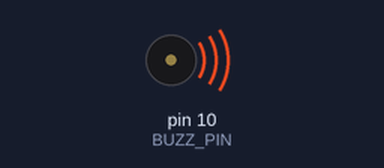
Simulated run of this sketch. Board: Arduino Uno, built with avr-gcc and run on an emulated ATmega328P. Parts: buzzer (waves = sounding).

Above: at 0.1 s.
At 24.7 s:
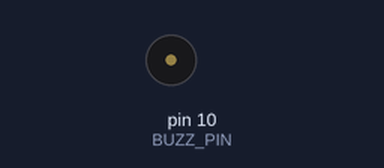
Timing chart, 0 to 26.2 s (numbered marks = the images above):
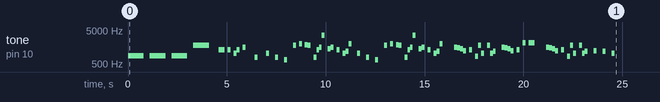

The sketch:

music_begin.ino
```cpp
#include "mouse_sound.h"

void setup() {
  // put your setup code here, to run once:
  Serial.begin(115200);
  PLAY_SOUND(begin_race_sound, begin_race_delay);
  delay(500);
  PLAY_SOUND(mario_melody, mario_tempo);
}

void loop() {
  // put your main code here, to run repeatedly:

}
```

mouse_sound.cpp
```cpp
#include "Arduino.h"
#include "mouse_sound.h"

int calibrate_begin_sound[] = {NOTE_F6, NOTE_A6, NOTE_D7};
int calibrate_begin_delay[] = {100, 100, 100};

int begin_race_sound[] = {NOTE_A5, 0, NOTE_A5, 0, NOTE_A5, 0, NOTE_A6};
int begin_race_delay[] = {800, 300, 800, 300,  800, 300, 800};

int mario_melody[] = {
  NOTE_E6, NOTE_E6, 0, NOTE_E6,
  0, NOTE_C6, NOTE_E6, 0,
  NOTE_G6, 0, 0,  0,
  NOTE_G5, 0, 0, 0,

  NOTE_C6, 0, 0, NOTE_G5,
  0, 0, NOTE_E5, 0,
  0, NOTE_A6, 0, NOTE_B6,
  0, NOTE_AS6, NOTE_A6, 0,

  NOTE_G5, NOTE_E6, NOTE_G6,
  NOTE_A7, 0, NOTE_F6, NOTE_G6,
  0, NOTE_E6, 0, NOTE_C6,
  NOTE_D6, NOTE_B6, 0, 0,

  NOTE_C6, 0, 0, NOTE_G5,
  0, 0, NOTE_E5, 0,
  0, NOTE_A6, 0, NOTE_B6,
  0, NOTE_AS6, NOTE_A6, 0,

  NOTE_G5, NOTE_E6, NOTE_G6,
  NOTE_A7, 0, NOTE_F6, NOTE_G6,
  0, NOTE_E6, 0, NOTE_C6,
  NOTE_D6, NOTE_B6, 0, 0,

  0, 0, NOTE_G6, NOTE_FS6,
  NOTE_F6, NOTE_DS6, 0, NOTE_E6, 0,
  NOTE_GS5, NOTE_A6, NOTE_C6, 0,

  NOTE_A6, NOTE_C6, NOTE_D6,

  0, 0, NOTE_G6, NOTE_FS6,
  NOTE_F6, NOTE_DS6, 0, NOTE_E6, 0,
  NOTE_C7, 0, NOTE_C7, NOTE_C7, 0, 0,

  0, 0, NOTE_G6, NOTE_FS6,
  NOTE_F6, NOTE_DS6, 0, NOTE_E6, 0,
  NOTE_GS5, NOTE_A6, NOTE_C6, 0,

  NOTE_A6, NOTE_C6, NOTE_D6,

  0, 0, NOTE_DS6, 0, 0, NOTE_D6, 0, 0, NOTE_C6, 0

};
//Mario main them tempo
int mario_tempo[] = {
  150, 150, 150, 150,
  150, 150, 150, 150,
  150, 150, 150, 150,
  150, 150, 150, 150,

  150, 150, 150, 150,
  150, 150, 150, 150,
  150, 150, 150, 150,
  150, 150, 150, 150,

  135, 135, 135,
  150, 150, 150, 150,
  150, 150, 150, 150,
  150, 150, 150, 150,

  150, 150, 150, 150,
  150, 150, 150, 150,
  150, 150, 150, 150,
  150, 150, 150, 150,

  135, 135, 135,
  150, 150, 150, 150,
  150, 150, 150, 150,
  150, 150, 150, 150,

  150, 150, 150, 150,
  150, 150, 150, 150,
  150, 150, 150, 150,
  150, 150, 150, 150,

  150, 150, 150, 150,
  150, 150, 150, 150,
  150, 150, 150, 150,
  150, 150, 150,

  150, 150, 150, 150,
  150, 150, 150, 150,
  150, 150, 150, 150,
  150, 150, 150, 150,

  150, 150, 150, 150,
  150, 150, 150, 150,
  150, 150

};

int calibrate_end_sound[] = {NOTE_D7, NOTE_D7};
int calibrate_end_delay[] = {150, 200};

//IGNORE
void play_sound(int *arr_sound, int *arr_delay, int arr_size){
    for(int i=0; i<arr_size; i++){
        tone(BUZZ_PIN, arr_sound[i], arr_delay[i]);
        delay(arr_delay[i]);
    }
}
```

mouse_sound.h
```cpp
#ifndef MOUSE_SOUND
#define MOUSE_SOUND

#define BUZZ_PIN 10
#define PLAY_SOUND(arr_sound, arr_delay) ( play_sound(arr_sound, arr_delay, sizeof(arr_delay)/sizeof(arr_delay[0])) )

extern int calibrate_begin_sound[3];
extern int calibrate_begin_delay[3];

extern int begin_race_sound[7];
extern int begin_race_delay[7];

extern int mario_melody[135];
extern int mario_tempo[135];

extern int calibrate_end_sound[2];
extern int calibrate_end_delay[2];

void play_sound(int *arr_sound, int *arr_delay, int arr_size);


//IGNORE
#define NOTE_B0  31
#define NOTE_C1  33
#define NOTE_CS1 35
#define NOTE_D1  37
#define NOTE_DS1 39
#define NOTE_E1  41
#define NOTE_F1  44
#define NOTE_FS1 46
#define NOTE_G1  49
#define NOTE_GS1 52
#define NOTE_A1  55
#define NOTE_AS1 58
#define NOTE_B1  62
#define NOTE_C2  65
#define NOTE_CS2 69
#define NOTE_D2  73
#define NOTE_DS2 78
#define NOTE_E2  82
#define NOTE_F2  87
#define NOTE_FS2 93
#define NOTE_G2  98
#define NOTE_GS2 104
#define NOTE_A2  110
#define NOTE_AS2 117
#define NOTE_B2  123
#define NOTE_C3  131
#define NOTE_CS3 139
#define NOTE_D3  147
#define NOTE_DS3 156
#define NOTE_E3  165
#define NOTE_F3  175
#define NOTE_FS3 185
#define NOTE_G3  196
#define NOTE_GS3 208
#define NOTE_A3  220
#define NOTE_AS3 233
#define NOTE_B3  247
#define NOTE_C4  262
#define NOTE_CS4 277
#define NOTE_D4  294
#define NOTE_DS4 311
#define NOTE_E4  330
#define NOTE_F4  349
#define NOTE_FS4 370
#define NOTE_G4  392
#define NOTE_GS4 415
#define NOTE_A4  440
#define NOTE_AS4 466
#define NOTE_B4  494
#define NOTE_C5  523
#define NOTE_CS5 554
#define NOTE_D5  587
#define NOTE_DS5 622
#define NOTE_E5  659
#define NOTE_F5  698
#define NOTE_FS5 740
#define NOTE_G5  784
#define NOTE_GS5 831
#define NOTE_A5  880
#define NOTE_AS5 932
#define NOTE_B5  988
#define NOTE_C6  1047
#define NOTE_CS6 1109
#define NOTE_D6  1175
#define NOTE_DS6 1245
#define NOTE_E6  1319
#define NOTE_F6  1397
#define NOTE_FS6 1480
#define NOTE_G6  1568
#define NOTE_GS6 1661
#define NOTE_A6  1760
#define NOTE_AS6 1865
#define NOTE_B6  1976
#define NOTE_C7  2093
#define NOTE_CS7 2217
#define NOTE_D7  2349
#define NOTE_DS7 2489
#define NOTE_E7  2637
#define NOTE_F7  2794
#define NOTE_FS7 2960
#define NOTE_G7  3136
#define NOTE_GS7 3322
#define NOTE_A7  3520
#define NOTE_AS7 3729
#define NOTE_B7  3951
#define NOTE_C8  4186
#define NOTE_CS8 4435
#define NOTE_D8  4699
#define NOTE_DS8 4978

#endif
```
